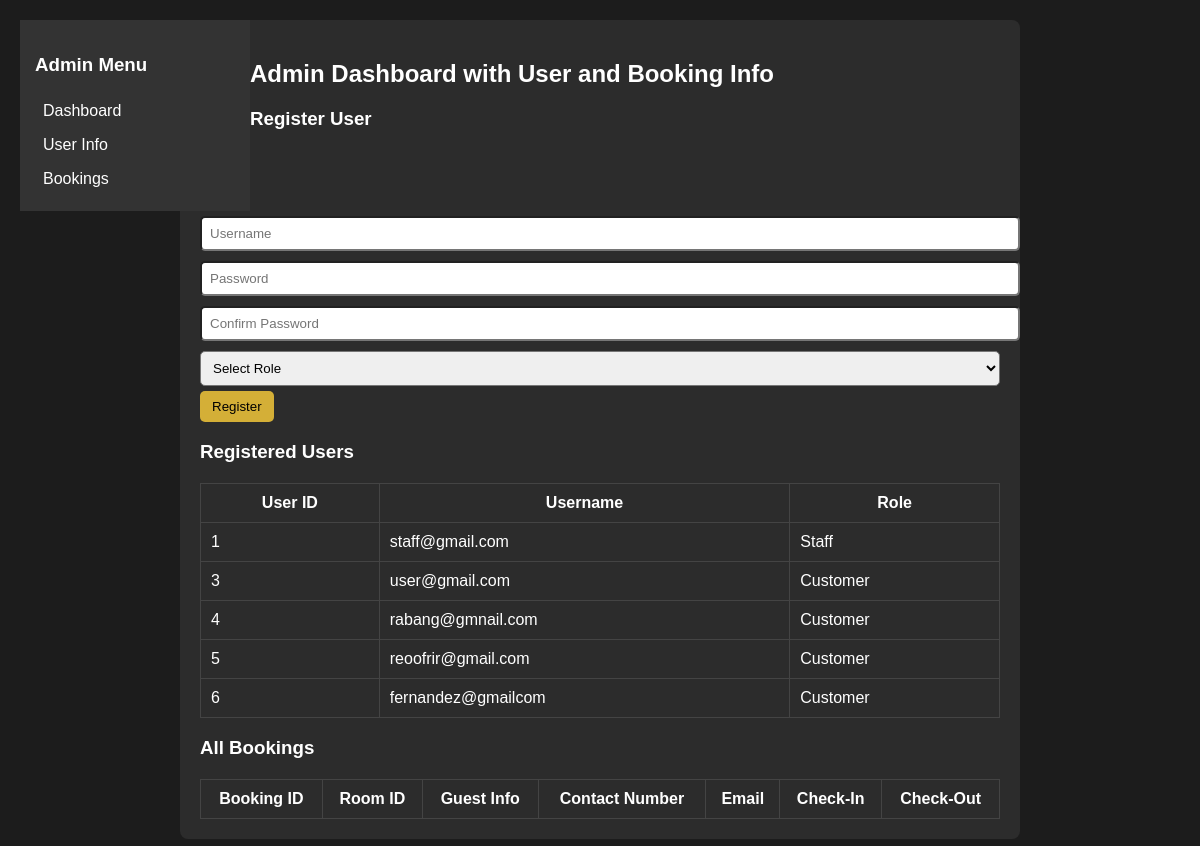
The page /bookings.php (signed in) on the database its author committed.
### tables this page shows
CREATE TABLE `users` (
  `UserID` int(11) NOT NULL,
  `Username` varchar(50) NOT NULL,
  `Password` varchar(255) NOT NULL,
  `Role` enum('Staff','Customer') DEFAULT 'Customer'
);

### bookings.php (the view, shortened to what this page needs)
<?php
include 'db.php';
$users = $conn->query("SELECT * FROM Users")->fetchAll(PDO::FETCH_ASSOC);
?>
<!DOCTYPE html>
<html>
<head>
</head>
<body>
    <div class="sidebar">
        <h3>Admin Menu</h3>
        <a href="#">Dashboard</a>
        <a href="#">User Info</a>
        <a href="#">Bookings</a>
    </div>
    <div class="container">
        <h2>Admin Dashboard with User and Booking Info</h2>
        <h3>Register User</h3>
        <form method="POST">
            <input type="text" name="username" placeholder="Username" required>
            <input type="password" name="password" placeholder="Password" required>
            <input type="password" name="confirm_password" placeholder="Confirm Password" required>
            <select name="role" required>
                <option value="">Select Role</option>
            </select>
            <button class="btn" type="submit" name="register">Register</button>
        </form>
        <h3>Registered Users</h3>
        <table>
            <tr>
                <th>User ID</th>
                <th>Username</th>
                <th>Role</th>
            </tr>
            <?php foreach ($users as $user): ?>
                <tr>
                    <td><?php echo $user['UserID']; ?></td>
                    <td><?php echo htmlspecialchars($user['Username']); ?></td>
                    <td><?php echo htmlspecialchars($user['Role']); ?></td>
                </tr>
            <?php endforeach; ?>
        </table>
        <h3>All Bookings</h3>
        <table>
            <tr>
                <th>Booking ID</th>
                <th>Room ID</th>
                <th>Guest Info</th>
                <th>Contact Number</th>
                <th>Email</th>
                <th>Check-In</th>
                <th>Check-Out</th>
            </tr>
        </table>
    </div>
</body>
</html>

### bookings.php (style rules this page uses)
body { font-family: Arial, sans-serif; background-color: #1c1c1c; color: #fff; margin: 0; padding: 20px; }
.container { max-width: 800px; margin: auto; background-color: #2c2c2c; padding: 20px; border-radius: 8px; }
table { width: 100%; border-collapse: collapse; margin-top: 20px; }
th, td { padding: 10px; border: 1px solid #444; }
.btn { padding: 8px 12px; background-color: #d4af37; color: #000; border: none; border-radius: 5px; cursor: pointer; }
input, select { width: 100%; padding: 8px; margin: 5px 0; border-radius: 5px; }
.sidebar { width: 200px; background-color: #333; padding: 15px; float: left; }
.sidebar a { display: block; padding: 8px; color: #fff; text-decoration: none; }

### rows shown on the page
users: UserID "1", Username "staff@gmail.com", Role "Staff"
users: UserID "3", Username "user@gmail.com", Role "Customer"
users: UserID "4", Username "rabang@gmnail.com", Role "Customer"
users: UserID "5", Username "reoofrir@gmail.com", Role "Customer"
users: UserID "6", Username "fernandez@gmailcom", Role "Customer"
